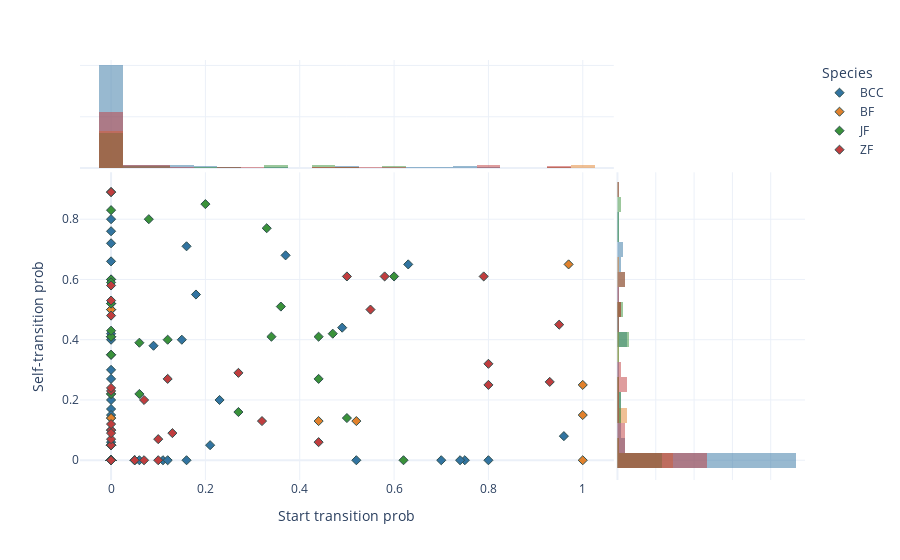

Here is the notebook cell this chart was saved with:
### Code cell
from IPython.display import Image

fig = px.scatter(data, x="Start transition prob", y="Self-transition prob", template="plotly_white",
    color="Species", marginal_x="histogram", marginal_y="histogram", color_discrete_sequence = ["#3274a1", "#e1812c", "#3a923a", "#c03d3e"])



fig.update_traces(
    marker=dict(size=7, symbol="diamond", line=dict(width=1, color="DarkSlateGrey")),
    selector=dict(mode="markers"),
)

#fig.write_image("Start-Self trans.png")
img_bytes = fig.to_image(format="png", width=1200, height=1200, scale=5)
Image(img_bytes)

fig.write_image("Start-Self trans.png")

fig.show()

### Figure 1 — Plotly figure (JSON) as saved in the notebook; plotly's stock layout.template omitted (floating-point values rounded to 4 significant figures)
{"data": [{"hovertemplate": "Species=BCC<br>Start transition prob=%{x}<br>Self-transition prob=%{y}<extra></extra>", "legendgroup": "BCC", "marker": {"color": "#3274a1", "line": {"color": "DarkSlateGrey", "width": 1}, "size": 7, "symbol": "diamond"}, "mode": "markers", "name": "BCC", "orientation": "v", "showlegend": true, "type": "scatter", "x": [0, 0.8, 0, 0, 0, 0, 0, 0, 0, 0, 0, 0, 0, 0, 0, 0.05, 0, 0, 0.15, 0, 0.05, 0.21, 0.63, 0, 0, 0, 0, 0, 0, 0, 0, 0, 0, 0.11, 0, 0, 0.12, 0.37, 0.49, 0, 0, 0, 0, 0, 0, 0, 0, 0, 0.96, 0, 0, 0, 0, 0, 0, 0, 0, 0, 0, 0, 0, 0, 0, 0, 0.16, 0.06, 0.52, 0.16, 0, 0, 0, 0, 0, 0, 0, 0, 0, 0, 0, 0, 0, 0, 0.75, 0, 0, 0, 0, 0, 0, 0, 0, 0, 0, 0, 0, 0, 0, 0.18, 0, 0.74, 0, 0, 0, 0, 0, 0, 0, 0.23, 0, 0, 0.09, 0.7, 0, 0, 0, 0, 0, 0, 0, 0, 0], "xaxis": "x", "y": [0, 0, 0, 0, 0, 0, 0, 0, 0, 0, 0, 0, 0, 0, 0, 0, 0, 0.41, 0.4, 0, 0, 0.05, 0.65, 0, 0, 0, 0, 0, 0, 0, 0, 0, 0, 0, 0, 0, 0, 0.68, 0.44, 0, 0.06, 0.17, 0, 0, 0.4, 0, 0.76, 0, 0.08, 0, 0, 0, 0, 0, 0, 0, 0.15, 0.72, 0, 0, 0.8, 0, 0, 0, 0.71, 0, 0, 0, 0.5, 0, 0, 0, 0.66, 0, 0, 0, 0, 0, 0, 0, 0, 0, 0, 0, 0, 0, 0.05, 0, 0, 0, 0, 0, 0, 0, 0, 0, 0, 0.55, 0, 0, 0, 0, 0, 0, 0, 0, 0.05, 0.2, 0, 0, 0.38, 0, 0, 0.42, 0.3, 0.1, 0.2, 0.27, 0, 0, 0.52], "yaxis": "y"}, {"alignmentgroup": "True", "bingroup": "x", "hovertemplate": "Species=BCC<br>Start transition prob=%{x}<br>count=%{y}<extra></extra>", "legendgroup": "BCC", "marker": {"color": "#3274a1"}, "name": "BCC", "offsetgroup": "BCC", "opacity": 0.5, "showlegend": false, "type": "histogram", "x": [0, 0.8, 0, 0, 0, 0, 0, 0, 0, 0, 0, 0, 0, 0, 0, 0.05, 0, 0, 0.15, 0, 0.05, 0.21, 0.63, 0, 0, 0, 0, 0, 0, 0, 0, 0, 0, 0.11, 0, 0, 0.12, 0.37, 0.49, 0, 0, 0, 0, 0, 0, 0, 0, 0, 0.96, 0, 0, 0, 0, 0, 0, 0, 0, 0, 0, 0, 0, 0, 0, 0, 0.16, 0.06, 0.52, 0.16, 0, 0, 0, 0, 0, 0, 0, 0, 0, 0, 0, 0, 0, 0, 0.75, 0, 0, 0, 0, 0, 0, 0, 0, 0, 0, 0, 0, 0, 0, 0.18, 0, 0.74, 0, 0, 0, 0, 0, 0, 0, 0.23, 0, 0, 0.09, 0.7, 0, 0, 0, 0, 0, 0, 0, 0, 0], "xaxis": "x3", "yaxis": "y3"}, {"alignmentgroup": "True", "bingroup": "y", "hovertemplate": "Species=BCC<br>Self-transition prob=%{y}<br>count=%{x}<extra></extra>", "legendgroup": "BCC", "marker": {"color": "#3274a1"}, "name": "BCC", "offsetgroup": "BCC", "opacity": 0.5, "showlegend": false, "type": "histogram", "xaxis": "x2", "y": [0, 0, 0, 0, 0, 0, 0, 0, 0, 0, 0, 0, 0, 0, 0, 0, 0, 0.41, 0.4, 0, 0, 0.05, 0.65, 0, 0, 0, 0, 0, 0, 0, 0, 0, 0, 0, 0, 0, 0, 0.68, 0.44, 0, 0.06, 0.17, 0, 0, 0.4, 0, 0.76, 0, 0.08, 0, 0, 0, 0, 0, 0, 0, 0.15, 0.72, 0, 0, 0.8, 0, 0, 0, 0.71, 0, 0, 0, 0.5, 0, 0, 0, 0.66, 0, 0, 0, 0, 0, 0, 0, 0, 0, 0, 0, 0, 0, 0.05, 0, 0, 0, 0, 0, 0, 0, 0, 0, 0, 0.55, 0, 0, 0, 0, 0, 0, 0, 0, 0.05, 0.2, 0, 0, 0.38, 0, 0, 0.42, 0.3, 0.1, 0.2, 0.27, 0, 0, 0.52], "yaxis": "y2"}, {"hovertemplate": "Species=BF<br>Start transition prob=%{x}<br>Self-transition prob=%{y}<extra></extra>", "legendgroup": "BF", "marker": {"color": "#e1812c", "line": {"color": "DarkSlateGrey", "width": 1}, "size": 7, "symbol": "diamond"}, "mode": "markers", "name": "BF", "orientation": "v", "showlegend": true, "type": "scatter", "x": [0, 1, 0, 0, 0, 0, 0, 0, 0, 0, 0.44, 0, 0.52, 0, 0, 0, 0, 0, 0, 0, 1, 0, 0, 0, 0, 0, 0, 1, 0, 0, 0, 0, 0, 0, 0, 0.97, 0, 0, 0, 0, 0, 0], "xaxis": "x", "y": [0, 0.25, 0.22, 0, 0, 0.5, 0, 0, 0, 0, 0.13, 0.14, 0.13, 0, 0, 0, 0, 0, 0, 0, 0, 0, 0, 0.35, 0, 0, 0, 0.15, 0, 0.14, 0, 0.41, 0, 0.05, 0, 0.65, 0, 0, 0.5, 0, 0, 0], "yaxis": "y"}, {"alignmentgroup": "True", "bingroup": "x", "hovertemplate": "Species=BF<br>Start transition prob=%{x}<br>count=%{y}<extra></extra>", "legendgroup": "BF", "marker": {"color": "#e1812c"}, "name": "BF", "offsetgroup": "BF", "opacity": 0.5, "showlegend": false, "type": "histogram", "x": [0, 1, 0, 0, 0, 0, 0, 0, 0, 0, 0.44, 0, 0.52, 0, 0, 0, 0, 0, 0, 0, 1, 0, 0, 0, 0, 0, 0, 1, 0, 0, 0, 0, 0, 0, 0, 0.97, 0, 0, 0, 0, 0, 0], "xaxis": "x3", "yaxis": "y3"}, {"alignmentgroup": "True", "bingroup": "y", "hovertemplate": "Species=BF<br>Self-transition prob=%{y}<br>count=%{x}<extra></extra>", "legendgroup": "BF", "marker": {"color": "#e1812c"}, "name": "BF", "offsetgroup": "BF", "opacity": 0.5, "showlegend": false, "type": "histogram", "xaxis": "x2", "y": [0, 0.25, 0.22, 0, 0, 0.5, 0, 0, 0, 0, 0.13, 0.14, 0.13, 0, 0, 0, 0, 0, 0, 0, 0, 0, 0, 0.35, 0, 0, 0, 0.15, 0, 0.14, 0, 0.41, 0, 0.05, 0, 0.65, 0, 0, 0.5, 0, 0, 0], "yaxis": "y2"}, {"hovertemplate": "Species=JF<br>Start transition prob=%{x}<br>Self-transition prob=%{y}<extra></extra>", "legendgroup": "JF", "marker": {"color": "#3a923a", "line": {"color": "DarkSlateGrey", "width": 1}, "size": 7, "symbol": "diamond"}, "mode": "markers", "name": "JF", "orientation": "v", "showlegend": true, "type": "scatter", "x": [0, 0.62, 0, 0, 0, 0, 0, 0.34, 0, 0.44, 0.44, 0, 0, 0, 0.06, 0.06, 0, 0, 0, 0, 0.6, 0.36, 0, 0, 0, 0, 0, 0, 0, 0.27, 0.5, 0, 0, 0, 0, 0, 0, 0.12, 0.08, 0, 0.47, 0.33, 0, 0, 0, 0, 0, 0, 0.2], "xaxis": "x", "y": [0, 0, 0, 0, 0, 0.41, 0, 0.41, 0, 0.27, 0.41, 0.05, 0.43, 0, 0.22, 0.39, 0, 0, 0, 0, 0.61, 0.51, 0.83, 0.6, 0, 0, 0.89, 0, 0, 0.16, 0.14, 0.35, 0, 0.22, 0, 0, 0.52, 0.4, 0.8, 0, 0.42, 0.77, 0.52, 0, 0.6, 0, 0.59, 0, 0.85], "yaxis": "y"}, {"alignmentgroup": "True", "bingroup": "x", "hovertemplate": "Species=JF<br>Start transition prob=%{x}<br>count=%{y}<extra></extra>", "legendgroup": "JF", "marker": {"color": "#3a923a"}, "name": "JF", "offsetgroup": "JF", "opacity": 0.5, "showlegend": false, "type": "histogram", "x": [0, 0.62, 0, 0, 0, 0, 0, 0.34, 0, 0.44, 0.44, 0, 0, 0, 0.06, 0.06, 0, 0, 0, 0, 0.6, 0.36, 0, 0, 0, 0, 0, 0, 0, 0.27, 0.5, 0, 0, 0, 0, 0, 0, 0.12, 0.08, 0, 0.47, 0.33, 0, 0, 0, 0, 0, 0, 0.2], "xaxis": "x3", "yaxis": "y3"}, {"alignmentgroup": "True", "bingroup": "y", "hovertemplate": "Species=JF<br>Self-transition prob=%{y}<br>count=%{x}<extra></extra>", "legendgroup": "JF", "marker": {"color": "#3a923a"}, "name": "JF", "offsetgroup": "JF", "opacity": 0.5, "showlegend": false, "type": "histogram", "xaxis": "x2", "y": [0, 0, 0, 0, 0, 0.41, 0, 0.41, 0, 0.27, 0.41, 0.05, 0.43, 0, 0.22, 0.39, 0, 0, 0, 0, 0.61, 0.51, 0.83, 0.6, 0, 0, 0.89, 0, 0, 0.16, 0.14, 0.35, 0, 0.22, 0, 0, 0.52, 0.4, 0.8, 0, 0.42, 0.77, 0.52, 0, 0.6, 0, 0.59, 0, 0.85], "yaxis": "y2"}, {"hovertemplate": "Species=ZF<br>Start transition prob=%{x}<br>Self-transition prob=%{y}<extra></extra>", "legendgroup": "ZF", "marker": {"color": "#c03d3e", "line": {"color": "DarkSlateGrey", "width": 1}, "size": 7, "symbol": "diamond"}, "mode": "markers", "name": "ZF", "orientation": "v", "showlegend": true, "type": "scatter", "x": [0, 0.1, 0.79, 0, 0, 0, 0, 0, 0.07, 0, 0, 0, 0, 0.32, 0.58, 0, 0, 0, 0, 0, 0, 0, 0, 0, 0.8, 0, 0.13, 0, 0, 0.8, 0, 0, 0.12, 0, 0, 0, 0, 0, 0, 0.55, 0, 0, 0, 0, 0, 0.44, 0, 0.95, 0, 0, 0, 0, 0.05, 0, 0, 0.93, 0, 0, 0, 0, 0, 0.07, 0, 0, 0.5, 0, 0, 0, 0, 0, 0.1, 0.27, 0], "xaxis": "x", "y": [0, 0, 0.61, 0, 0, 0, 0.1, 0, 0.2, 0, 0, 0, 0, 0.13, 0.61, 0, 0, 0.58, 0, 0.23, 0, 0, 0.05, 0.07, 0.32, 0, 0.09, 0, 0, 0.25, 0, 0, 0.27, 0, 0, 0, 0, 0, 0, 0.5, 0, 0, 0, 0.53, 0, 0.06, 0, 0.45, 0.12, 0, 0, 0, 0, 0.09, 0, 0.26, 0.24, 0, 0, 0, 0, 0, 0.48, 0, 0.61, 0, 0, 0, 0, 0, 0.07, 0.29, 0.89], "yaxis": "y"}, {"alignmentgroup": "True", "bingroup": "x", "hovertemplate": "Species=ZF<br>Start transition prob=%{x}<br>count=%{y}<extra></extra>", "legendgroup": "ZF", "marker": {"color": "#c03d3e"}, "name": "ZF", "offsetgroup": "ZF", "opacity": 0.5, "showlegend": false, "type": "histogram", "x": [0, 0.1, 0.79, 0, 0, 0, 0, 0, 0.07, 0, 0, 0, 0, 0.32, 0.58, 0, 0, 0, 0, 0, 0, 0, 0, 0, 0.8, 0, 0.13, 0, 0, 0.8, 0, 0, 0.12, 0, 0, 0, 0, 0, 0, 0.55, 0, 0, 0, 0, 0, 0.44, 0, 0.95, 0, 0, 0, 0, 0.05, 0, 0, 0.93, 0, 0, 0, 0, 0, 0.07, 0, 0, 0.5, 0, 0, 0, 0, 0, 0.1, 0.27, 0], "xaxis": "x3", "yaxis": "y3"}, {"alignmentgroup": "True", "bingroup": "y", "hovertemplate": "Species=ZF<br>Self-transition prob=%{y}<br>count=%{x}<extra></extra>", "legendgroup": "ZF", "marker": {"color": "#c03d3e"}, "name": "ZF", "offsetgroup": "ZF", "opacity": 0.5, "showlegend": false, "type": "histogram", "xaxis": "x2", "y": [0, 0, 0.61, 0, 0, 0, 0.1, 0, 0.2, 0, 0, 0, 0, 0.13, 0.61, 0, 0, 0.58, 0, 0.23, 0, 0, 0.05, 0.07, 0.32, 0, 0.09, 0, 0, 0.25, 0, 0, 0.27, 0, 0, 0, 0, 0, 0, 0.5, 0, 0, 0, 0.53, 0, 0.06, 0, 0.45, 0.12, 0, 0, 0, 0, 0.09, 0, 0.26, 0.24, 0, 0, 0, 0, 0, 0.48, 0, 0.61, 0, 0, 0, 0, 0, 0.07, 0.29, 0.89], "yaxis": "y2"}], "layout": {"barmode": "overlay", "legend": {"title": {"text": "Species"}, "tracegroupgap": 0}, "margin": {"t": 60}, "xaxis": {"anchor": "y", "domain": [0, 0.7363], "title": {"text": "Start transition prob"}}, "xaxis2": {"anchor": "y2", "domain": [0.7413, 1], "matches": "x2", "showgrid": true, "showline": false, "showticklabels": false, "ticks": ""}, "xaxis3": {"anchor": "y3", "domain": [0, 0.7363], "matches": "x", "showgrid": true, "showticklabels": false}, "xaxis4": {"anchor": "y4", "domain": [0.7413, 1], "matches": "x2", "showgrid": true, "showline": false, "showticklabels": false, "ticks": ""}, "yaxis": {"anchor": "x", "domain": [0, 0.7326], "title": {"text": "Self-transition prob"}}, "yaxis2": {"anchor": "x2", "domain": [0, 0.7326], "matches": "y", "showgrid": true, "showticklabels": false}, "yaxis3": {"anchor": "x3", "domain": [0.7426, 1], "matches": "y3", "showgrid": true, "showline": false, "showticklabels": false, "ticks": ""}, "yaxis4": {"anchor": "x4", "domain": [0.7426, 1], "matches": "y3", "showgrid": true, "showline": false, "showticklabels": false, "ticks": ""}}}
